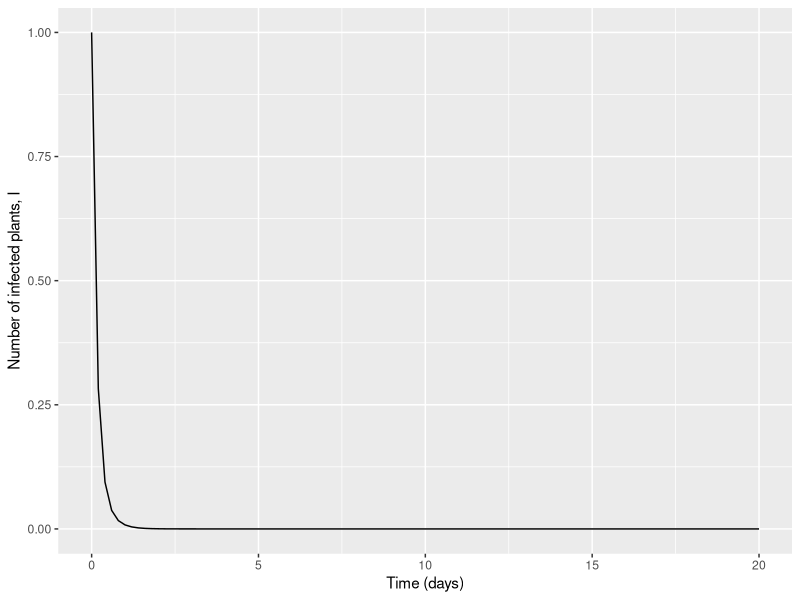
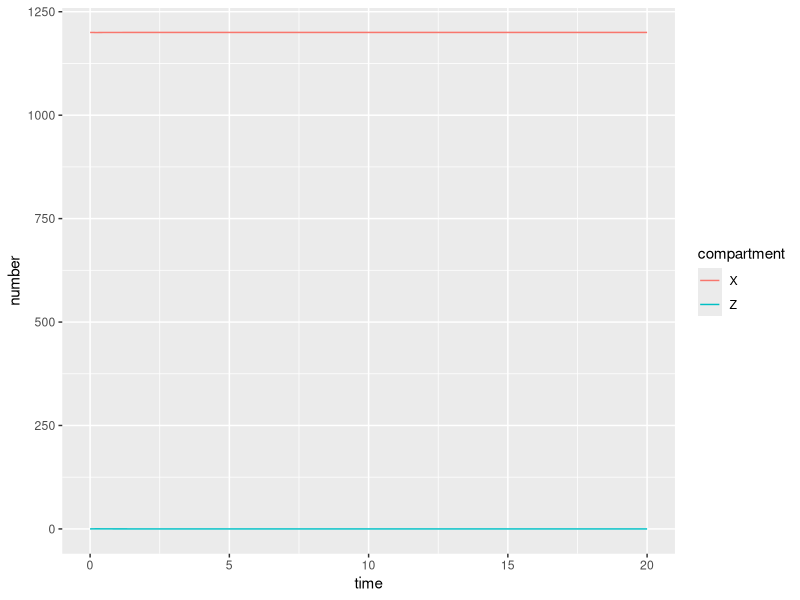

The R script that drew these images, in order:

#########################################################
##### SIMPLIFICATION OF MODEL BY MADDEN ET AL. 2000 #####
#########################################################

### Simplified version of model by Madden et al. 2000 to make it more comparable to model by Donnelly et al. 2019.
### No vector immigration or emigration, plants are represented by an SI rather than an SEIR model, vectors represented by an 
### SI rather than SEI model. Vectors cannot be born infective (as this model represents NPT viruses).

rm(list=ls())

#packages
library(deSolve)
library(reshape2)
library(ggplot2)
library(dplyr)

# TIME FRAME
times <- seq(0, 20, by = 0.2)

# INITIAL STATES
P <- 1200 # total number of vectors
N <- 400 # number of plants
I <- 1 # number of infected plants

init_states <- c(
  I = I, # number of infected plants
  #S = N - I, # number of susceptible plants
  X = P, # number healthy insects
  Z = 0 # number infective insects
)

# PARAMETERS
phi <- 1 # plants visited per day by an insect
alpha <- 0.2 # mortality rate
k1 <- 1/0.021
T <- 0.5/phi
lamda = 1/0.021

parms <- c(
  N = N, # number of host plants (equivalent to K in original Madden model)
  P = P, # total number of vectors
  phi = phi, # plants visited per day by insect
  k1 = k1, # inoculation rate by insect (set to NPT virus, equiv to 0.5hr)
  lamda = lamda, # rate of acquisition of virus by vector (set to NPT virus, equiv to 0.5hr)
  alpha = alpha, # vector population mortality rate
  T = T, # # time feeding/probing per plant visit
  c = 20/3/2, # natural plant death rate (equivalent to beta in original Madden model)
  d = 20/3/2, # plant death due to infection
  v_t = alpha * (init_states[["X"]] + init_states[["Z"]]), # birth rate of vectors per day
  tau = 1/0.25, # rate of moving through infectious state in vector (set to NPT virus, equiv to 6hr)
  b = 1 - exp(-k1 * T), # prob of plant inoculation per infective insect visit 
  a = 1 - exp(-lamda * T) # probability of vector acquisition of virus from an infected plant per visit
  
)


madden_simple <- function(times, y, par) {
  
  # PLANT EQUATIONS
  
  become_infected <- par[["phi"]] * par[["b"]] * y[["Z"]] * (par[["N"]] - y[["I"]]) / par[["N"]]
  
  natural_death_I <- par[["c"]] * y[["I"]]
  #natural_death_S <- par[["c"]] * y[["S"]]
  virus_induced_death <- par[["d"]] * y[["I"]]
  
  #birth <- par[["c"]] * par[["N"]] + par[["d"]] * y[["I"]]
  
  # state equation
  dI <- become_infected - natural_death_I - virus_induced_death
  #dS <- birth - become_infected - natural_death_S
  
  # VECTOR EQUATIONS
  
  # birth and death
  birth <- par[["v_t"]]
  death_X <- par[["alpha"]] * y[["X"]]
  death_Z <- par[["alpha"]] * y[["Z"]]
  
  # virus
  acquisition <- par[["phi"]] * par[["a"]] * y[["I"]] * y[["X"]] / par[["N"]]
  stop_being_infective <- par[["tau"]] * y[["Z"]]
  
  # state equations
  dX <- birth - death_X - acquisition + stop_being_infective
  dZ <- acquisition - stop_being_infective - death_Z
  
  return(list(c(dI, dX, dZ)))
}

run <- data.frame(ode(y = init_states,
                         times = times,
                         func = madden_simple,
                         parms = parms))

run_long <- reshape2::melt(run, id.vars = "time")
names(run_long) <- c("time", "compartment", "number")

# plot trajectory of infected plants and vector compartments
plant_trajec <- ggplot(data = run_long %>% filter(compartment == "I"), 
                       aes(x = time, y = number)) +
  geom_line() +
  labs(x = "Time (days)", y = "Number of infected plants, I")
plant_trajec

vector_trajec <- ggplot(data = run_long %>% filter(!(compartment == "I")),
                       aes(x = time, y = number, col = compartment)) +
  geom_line()
vector_trajec
